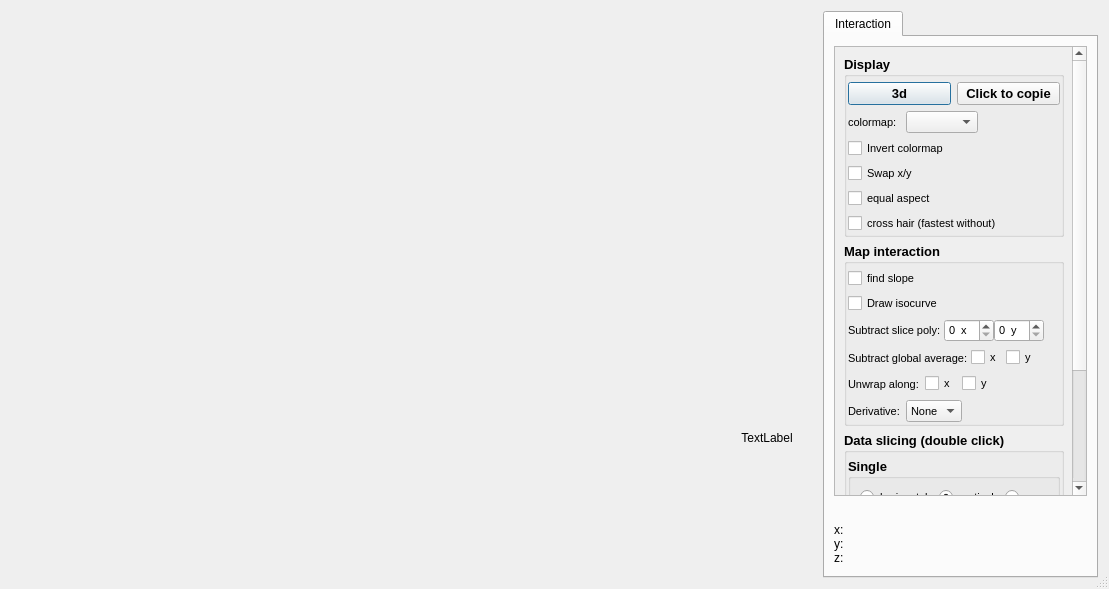
<?xml version="1.0" encoding="UTF-8"?>
<ui version="4.0">
 <class>Dialog</class>
 <widget class="QDialog" name="Dialog">
  <property name="enabled">
   <bool>true</bool>
  </property>
  <property name="geometry">
   <rect>
    <x>0</x>
    <y>0</y>
    <width>1109</width>
    <height>589</height>
   </rect>
  </property>
  <property name="windowTitle">
   <string>Dialog</string>
  </property>
  <property name="sizeGripEnabled">
   <bool>true</bool>
  </property>
  <layout class="QHBoxLayout" name="horizontalLayout_2">
   <item>
    <layout class="QHBoxLayout" name="horizontalLayout">
     <item>
      <widget class="PlotWidget" name="plotWidget" native="true">
       <property name="minimumSize">
        <size>
         <width>700</width>
         <height>0</height>
        </size>
       </property>
       <property name="font">
        <font>
         <weight>50</weight>
         <bold>false</bold>
        </font>
       </property>
      </widget>
     </item>
     <item>
      <layout class="QVBoxLayout" name="verticalLayoutHist">
       <item>
        <widget class="HistogramLUTWidget" name="histWidget" native="true">
         <property name="minimumSize">
          <size>
           <width>100</width>
           <height>0</height>
          </size>
         </property>
         <property name="font">
          <font>
           <weight>50</weight>
           <bold>false</bold>
          </font>
         </property>
        </widget>
       </item>
       <item>
        <widget class="QLabel" name="plot2dzLabel">
         <property name="minimumSize">
          <size>
           <width>100</width>
           <height>0</height>
          </size>
         </property>
         <property name="maximumSize">
          <size>
           <width>80</width>
           <height>16777215</height>
          </size>
         </property>
         <property name="text">
          <string>TextLabel</string>
         </property>
         <property name="scaledContents">
          <bool>false</bool>
         </property>
         <property name="alignment">
          <set>Qt::AlignCenter</set>
         </property>
         <property name="wordWrap">
          <bool>true</bool>
         </property>
        </widget>
       </item>
      </layout>
     </item>
     <item>
      <widget class="QTabWidget" name="tabWidget">
       <property name="minimumSize">
        <size>
         <width>275</width>
         <height>0</height>
        </size>
       </property>
       <property name="maximumSize">
        <size>
         <width>275</width>
         <height>16777215</height>
        </size>
       </property>
       <property name="currentIndex">
        <number>0</number>
       </property>
       <widget class="QWidget" name="tabInteraction">
        <attribute name="title">
         <string>Interaction</string>
        </attribute>
        <layout class="QVBoxLayout" name="verticalLayout_4">
         <item>
          <widget class="QScrollArea" name="scrollArea">
           <property name="horizontalScrollBarPolicy">
            <enum>Qt::ScrollBarAlwaysOff</enum>
           </property>
           <property name="widgetResizable">
            <bool>true</bool>
           </property>
           <widget class="QWidget" name="scrollAreaWidgetContents">
            <property name="geometry">
             <rect>
              <x>0</x>
              <y>0</y>
              <width>232</width>
              <height>567</height>
             </rect>
            </property>
            <layout class="QVBoxLayout" name="verticalLayout_3">
             <item>
              <widget class="QGroupBox" name="groupBoxDisplay">
               <property name="font">
                <font>
                 <pointsize>10</pointsize>
                 <weight>75</weight>
                 <bold>true</bold>
                </font>
               </property>
               <property name="title">
                <string>Display</string>
               </property>
               <layout class="QVBoxLayout" name="verticalLayout">
                <property name="leftMargin">
                 <number>1</number>
                </property>
                <property name="topMargin">
                 <number>5</number>
                </property>
                <property name="rightMargin">
                 <number>1</number>
                </property>
                <property name="bottomMargin">
                 <number>1</number>
                </property>
                <item>
                 <layout class="QHBoxLayout" name="horizontalLayout_12">
                  <item>
                   <widget class="QPushButton" name="pushButton3d">
                    <property name="text">
                     <string>3d</string>
                    </property>
                   </widget>
                  </item>
                  <item>
                   <widget class="QPushButton" name="pushButtonCopy">
                    <property name="text">
                     <string>Click to copie</string>
                    </property>
                   </widget>
                  </item>
                 </layout>
                </item>
                <item>
                 <layout class="QHBoxLayout" name="horizontalLayout_4">
                  <item>
                   <widget class="QLabel" name="label">
                    <property name="minimumSize">
                     <size>
                      <width>0</width>
                      <height>0</height>
                     </size>
                    </property>
                    <property name="font">
                     <font>
                      <pointsize>8</pointsize>
                      <weight>50</weight>
                      <bold>false</bold>
                     </font>
                    </property>
                    <property name="text">
                     <string>colormap: </string>
                    </property>
                   </widget>
                  </item>
                  <item>
                   <widget class="QComboBox" name="comboBoxcm">
                    <property name="minimumSize">
                     <size>
                      <width>0</width>
                      <height>0</height>
                     </size>
                    </property>
                    <property name="font">
                     <font>
                      <pointsize>8</pointsize>
                      <weight>50</weight>
                      <bold>false</bold>
                     </font>
                    </property>
                   </widget>
                  </item>
                  <item>
                   <spacer name="horizontalSpacer_2">
                    <property name="orientation">
                     <enum>Qt::Horizontal</enum>
                    </property>
                    <property name="sizeHint" stdset="0">
                     <size>
                      <width>40</width>
                      <height>20</height>
                     </size>
                    </property>
                   </spacer>
                  </item>
                 </layout>
                </item>
                <item>
                 <widget class="QCheckBox" name="checkBoxInvert">
                  <property name="font">
                   <font>
                    <pointsize>8</pointsize>
                    <weight>50</weight>
                    <bold>false</bold>
                   </font>
                  </property>
                  <property name="text">
                   <string>Invert colormap</string>
                  </property>
                 </widget>
                </item>
                <item>
                 <widget class="QCheckBox" name="checkBoxSwapxy">
                  <property name="font">
                   <font>
                    <pointsize>8</pointsize>
                    <weight>50</weight>
                    <bold>false</bold>
                   </font>
                  </property>
                  <property name="text">
                   <string>Swap x/y</string>
                  </property>
                 </widget>
                </item>
                <item>
                 <widget class="QCheckBox" name="checkBoxAspectEqual">
                  <property name="font">
                   <font>
                    <pointsize>8</pointsize>
                    <weight>50</weight>
                    <bold>false</bold>
                   </font>
                  </property>
                  <property name="text">
                   <string>equal aspect</string>
                  </property>
                 </widget>
                </item>
                <item>
                 <widget class="QCheckBox" name="checkBoxCrossHair">
                  <property name="font">
                   <font>
                    <pointsize>8</pointsize>
                    <weight>50</weight>
                    <bold>false</bold>
                   </font>
                  </property>
                  <property name="text">
                   <string>cross hair (fastest without)</string>
                  </property>
                  <property name="checked">
                   <bool>false</bool>
                  </property>
                 </widget>
                </item>
               </layout>
              </widget>
             </item>
             <item>
              <widget class="QGroupBox" name="groupBoxInteraction">
               <property name="font">
                <font>
                 <pointsize>10</pointsize>
                 <weight>75</weight>
                 <bold>true</bold>
                </font>
               </property>
               <property name="title">
                <string>Map interaction</string>
               </property>
               <layout class="QVBoxLayout" name="verticalLayout_5">
                <property name="leftMargin">
                 <number>1</number>
                </property>
                <property name="topMargin">
                 <number>5</number>
                </property>
                <property name="rightMargin">
                 <number>1</number>
                </property>
                <property name="bottomMargin">
                 <number>1</number>
                </property>
                <item>
                 <layout class="QHBoxLayout" name="horizontalLayoutFindSlope">
                  <item>
                   <widget class="QCheckBox" name="checkBoxFindSlope">
                    <property name="font">
                     <font>
                      <pointsize>8</pointsize>
                      <weight>50</weight>
                      <bold>false</bold>
                     </font>
                    </property>
                    <property name="text">
                     <string>find slope</string>
                    </property>
                   </widget>
                  </item>
                 </layout>
                </item>
                <item>
                 <widget class="QCheckBox" name="checkBoxDrawIsoCurve">
                  <property name="font">
                   <font>
                    <pointsize>8</pointsize>
                    <weight>50</weight>
                    <bold>false</bold>
                   </font>
                  </property>
                  <property name="text">
                   <string>Draw isocurve</string>
                  </property>
                 </widget>
                </item>
                <item>
                 <layout class="QHBoxLayout" name="horizontalLayout_13">
                  <property name="spacing">
                   <number>0</number>
                  </property>
                  <item>
                   <widget class="QLabel" name="label_8">
                    <property name="minimumSize">
                     <size>
                      <width>0</width>
                      <height>0</height>
                     </size>
                    </property>
                    <property name="maximumSize">
                     <size>
                      <width>16777215</width>
                      <height>16777215</height>
                     </size>
                    </property>
                    <property name="font">
                     <font>
                      <pointsize>8</pointsize>
                      <weight>50</weight>
                      <bold>false</bold>
                     </font>
                    </property>
                    <property name="text">
                     <string>Subtract slice poly: </string>
                    </property>
                   </widget>
                  </item>
                  <item>
                   <widget class="QSpinBox" name="spinBoxSubtractPolyX">
                    <property name="maximumSize">
                     <size>
                      <width>50</width>
                      <height>16777215</height>
                     </size>
                    </property>
                    <property name="font">
                     <font>
                      <pointsize>8</pointsize>
                      <weight>50</weight>
                      <bold>false</bold>
                     </font>
                    </property>
                    <property name="suffix">
                     <string>  x</string>
                    </property>
                   </widget>
                  </item>
                  <item>
                   <widget class="QSpinBox" name="spinBoxSubtractPolyY">
                    <property name="maximumSize">
                     <size>
                      <width>50</width>
                      <height>16777215</height>
                     </size>
                    </property>
                    <property name="font">
                     <font>
                      <pointsize>8</pointsize>
                      <weight>50</weight>
                      <bold>false</bold>
                     </font>
                    </property>
                    <property name="suffix">
                     <string>  y</string>
                    </property>
                   </widget>
                  </item>
                  <item>
                   <spacer name="horizontalSpacer_4">
                    <property name="orientation">
                     <enum>Qt::Horizontal</enum>
                    </property>
                    <property name="sizeHint" stdset="0">
                     <size>
                      <width>40</width>
                      <height>20</height>
                     </size>
                    </property>
                   </spacer>
                  </item>
                 </layout>
                </item>
                <item>
                 <layout class="QHBoxLayout" name="horizontalLayout_6">
                  <property name="spacing">
                   <number>0</number>
                  </property>
                  <item>
                   <widget class="QLabel" name="label_7">
                    <property name="minimumSize">
                     <size>
                      <width>0</width>
                      <height>0</height>
                     </size>
                    </property>
                    <property name="maximumSize">
                     <size>
                      <width>16777215</width>
                      <height>16777215</height>
                     </size>
                    </property>
                    <property name="font">
                     <font>
                      <pointsize>8</pointsize>
                      <weight>50</weight>
                      <bold>false</bold>
                     </font>
                    </property>
                    <property name="toolTip">
                     <string>Compute the average of the z values along x/y and remove it from the displayed z.</string>
                    </property>
                    <property name="text">
                     <string>Subtract global average: </string>
                    </property>
                   </widget>
                  </item>
                  <item>
                   <widget class="QCheckBox" name="checkBoxSubtractAverageX">
                    <property name="minimumSize">
                     <size>
                      <width>35</width>
                      <height>0</height>
                     </size>
                    </property>
                    <property name="maximumSize">
                     <size>
                      <width>30</width>
                      <height>16777215</height>
                     </size>
                    </property>
                    <property name="font">
                     <font>
                      <pointsize>8</pointsize>
                      <weight>50</weight>
                      <bold>false</bold>
                     </font>
                    </property>
                    <property name="toolTip">
                     <string>Compute the average of the z values along x/y and remove it from the displayed z.</string>
                    </property>
                    <property name="text">
                     <string>x</string>
                    </property>
                   </widget>
                  </item>
                  <item>
                   <widget class="QCheckBox" name="checkBoxSubtractAverageY">
                    <property name="minimumSize">
                     <size>
                      <width>35</width>
                      <height>0</height>
                     </size>
                    </property>
                    <property name="maximumSize">
                     <size>
                      <width>30</width>
                      <height>16777215</height>
                     </size>
                    </property>
                    <property name="font">
                     <font>
                      <pointsize>8</pointsize>
                      <weight>50</weight>
                      <bold>false</bold>
                     </font>
                    </property>
                    <property name="toolTip">
                     <string>Compute the average of the z values along x/y and remove it from the displayed z.</string>
                    </property>
                    <property name="text">
                     <string>y</string>
                    </property>
                   </widget>
                  </item>
                  <item>
                   <spacer name="horizontalSpacer_3">
                    <property name="orientation">
                     <enum>Qt::Horizontal</enum>
                    </property>
                    <property name="sizeHint" stdset="0">
                     <size>
                      <width>40</width>
                      <height>20</height>
                     </size>
                    </property>
                   </spacer>
                  </item>
                 </layout>
                </item>
                <item>
                 <layout class="QHBoxLayout" name="horizontalLayout_11">
                  <item>
                   <widget class="QLabel" name="label_2">
                    <property name="font">
                     <font>
                      <pointsize>8</pointsize>
                      <weight>50</weight>
                      <bold>false</bold>
                     </font>
                    </property>
                    <property name="text">
                     <string>Unwrap along:</string>
                    </property>
                   </widget>
                  </item>
                  <item>
                   <widget class="QCheckBox" name="checkBoxUnwrapX">
                    <property name="font">
                     <font>
                      <pointsize>8</pointsize>
                      <weight>50</weight>
                      <bold>false</bold>
                     </font>
                    </property>
                    <property name="text">
                     <string>x</string>
                    </property>
                   </widget>
                  </item>
                  <item>
                   <widget class="QCheckBox" name="checkBoxUnwrapY">
                    <property name="font">
                     <font>
                      <pointsize>8</pointsize>
                      <weight>50</weight>
                      <bold>false</bold>
                     </font>
                    </property>
                    <property name="text">
                     <string>y</string>
                    </property>
                   </widget>
                  </item>
                  <item>
                   <spacer name="horizontalSpacer_5">
                    <property name="orientation">
                     <enum>Qt::Horizontal</enum>
                    </property>
                    <property name="sizeHint" stdset="0">
                     <size>
                      <width>40</width>
                      <height>20</height>
                     </size>
                    </property>
                   </spacer>
                  </item>
                 </layout>
                </item>
                <item>
                 <layout class="QHBoxLayout" name="horizontalLayout_7">
                  <item>
                   <widget class="QLabel" name="label_9">
                    <property name="minimumSize">
                     <size>
                      <width>0</width>
                      <height>0</height>
                     </size>
                    </property>
                    <property name="maximumSize">
                     <size>
                      <width>125</width>
                      <height>16777215</height>
                     </size>
                    </property>
                    <property name="font">
                     <font>
                      <pointsize>8</pointsize>
                      <weight>50</weight>
                      <bold>false</bold>
                     </font>
                    </property>
                    <property name="text">
                     <string>Derivative:</string>
                    </property>
                   </widget>
                  </item>
                  <item>
                   <widget class="QComboBox" name="comboBoxDerivative">
                    <property name="font">
                     <font>
                      <pointsize>8</pointsize>
                      <weight>50</weight>
                      <bold>false</bold>
                     </font>
                    </property>
                    <item>
                     <property name="text">
                      <string>None</string>
                     </property>
                    </item>
                   </widget>
                  </item>
                  <item>
                   <spacer name="horizontalSpacer_6">
                    <property name="orientation">
                     <enum>Qt::Horizontal</enum>
                    </property>
                    <property name="sizeHint" stdset="0">
                     <size>
                      <width>40</width>
                      <height>20</height>
                     </size>
                    </property>
                   </spacer>
                  </item>
                 </layout>
                </item>
               </layout>
              </widget>
             </item>
             <item>
              <widget class="QGroupBox" name="groupBoxSlicing">
               <property name="font">
                <font>
                 <pointsize>10</pointsize>
                 <weight>75</weight>
                 <bold>true</bold>
                </font>
               </property>
               <property name="title">
                <string>Data slicing (double click)</string>
               </property>
               <layout class="QVBoxLayout" name="verticalLayout_6">
                <property name="leftMargin">
                 <number>1</number>
                </property>
                <property name="topMargin">
                 <number>5</number>
                </property>
                <property name="rightMargin">
                 <number>1</number>
                </property>
                <property name="bottomMargin">
                 <number>1</number>
                </property>
                <item>
                 <widget class="QGroupBox" name="groupBoxSlicingSingle">
                  <property name="title">
                   <string>Single</string>
                  </property>
                  <layout class="QHBoxLayout" name="horizontalLayout_8">
                   <item>
                    <layout class="QHBoxLayout" name="horizontalLayout_5">
                     <item>
                      <widget class="QRadioButton" name="radioButtonSliceSingleHorizontal">
                       <property name="font">
                        <font>
                         <pointsize>8</pointsize>
                         <weight>50</weight>
                         <bold>false</bold>
                        </font>
                       </property>
                       <property name="text">
                        <string>horizontal</string>
                       </property>
                       <property name="checked">
                        <bool>false</bool>
                       </property>
                       <attribute name="buttonGroup">
                        <string notr="true">buttonGroupSlicing</string>
                       </attribute>
                      </widget>
                     </item>
                     <item>
                      <widget class="QRadioButton" name="radioButtonSliceSingleVertical">
                       <property name="font">
                        <font>
                         <pointsize>8</pointsize>
                         <weight>50</weight>
                         <bold>false</bold>
                        </font>
                       </property>
                       <property name="text">
                        <string>vertical</string>
                       </property>
                       <property name="checked">
                        <bool>true</bool>
                       </property>
                       <attribute name="buttonGroup">
                        <string notr="true">buttonGroupSlicing</string>
                       </attribute>
                      </widget>
                     </item>
                     <item>
                      <widget class="QRadioButton" name="radioButtonSliceSingleAny">
                       <property name="font">
                        <font>
                         <pointsize>8</pointsize>
                         <weight>50</weight>
                         <bold>false</bold>
                        </font>
                       </property>
                       <property name="text">
                        <string>any</string>
                       </property>
                       <attribute name="buttonGroup">
                        <string notr="true">buttonGroupSlicing</string>
                       </attribute>
                      </widget>
                     </item>
                    </layout>
                   </item>
                  </layout>
                 </widget>
                </item>
                <item>
                 <widget class="QGroupBox" name="groupBoxSlicingAveraged">
                  <property name="title">
                   <string>Averaged</string>
                  </property>
                  <layout class="QHBoxLayout" name="horizontalLayout_9">
                   <item>
                    <layout class="QHBoxLayout" name="horizontalLayout_10">
                     <item>
                      <widget class="QRadioButton" name="radioButtonSliceAveragedHorizontal">
                       <property name="font">
                        <font>
                         <pointsize>8</pointsize>
                         <weight>50</weight>
                         <bold>false</bold>
                        </font>
                       </property>
                       <property name="text">
                        <string>horizontal</string>
                       </property>
                       <property name="checked">
                        <bool>false</bool>
                       </property>
                       <attribute name="buttonGroup">
                        <string notr="true">buttonGroupSlicing</string>
                       </attribute>
                      </widget>
                     </item>
                     <item>
                      <widget class="QRadioButton" name="radioButtonSliceAveragedVertical">
                       <property name="font">
                        <font>
                         <pointsize>8</pointsize>
                         <weight>50</weight>
                         <bold>false</bold>
                        </font>
                       </property>
                       <property name="text">
                        <string>vertical</string>
                       </property>
                       <property name="checked">
                        <bool>false</bool>
                       </property>
                       <attribute name="buttonGroup">
                        <string notr="true">buttonGroupSlicing</string>
                       </attribute>
                      </widget>
                     </item>
                    </layout>
                   </item>
                  </layout>
                 </widget>
                </item>
               </layout>
              </widget>
             </item>
             <item>
              <widget class="QGroupBox" name="groupBoxExtraction">
               <property name="font">
                <font>
                 <pointsize>10</pointsize>
                 <weight>75</weight>
                 <bold>true</bold>
                </font>
               </property>
               <property name="title">
                <string>Extraction</string>
               </property>
               <layout class="QVBoxLayout" name="verticalLayout_7">
                <property name="leftMargin">
                 <number>1</number>
                </property>
                <property name="topMargin">
                 <number>5</number>
                </property>
                <property name="rightMargin">
                 <number>1</number>
                </property>
                <property name="bottomMargin">
                 <number>1</number>
                </property>
                <item>
                 <layout class="QHBoxLayout" name="horizontalLayout_3">
                  <item>
                   <widget class="QCheckBox" name="checkBoxMinimum">
                    <property name="font">
                     <font>
                      <pointsize>8</pointsize>
                      <weight>50</weight>
                      <bold>false</bold>
                     </font>
                    </property>
                    <property name="text">
                     <string>minimum</string>
                    </property>
                   </widget>
                  </item>
                  <item>
                   <widget class="QCheckBox" name="checkBoxMaximum">
                    <property name="font">
                     <font>
                      <pointsize>8</pointsize>
                      <weight>50</weight>
                      <bold>false</bold>
                     </font>
                    </property>
                    <property name="text">
                     <string>maximum</string>
                    </property>
                   </widget>
                  </item>
                 </layout>
                </item>
               </layout>
              </widget>
             </item>
            </layout>
           </widget>
          </widget>
         </item>
         <item>
          <layout class="QVBoxLayout" name="verticalLayout_2">
           <item>
            <widget class="QLabel" name="labelLivePlot">
             <property name="text">
              <string/>
             </property>
             <property name="textFormat">
              <enum>Qt::RichText</enum>
             </property>
            </widget>
           </item>
           <item>
            <widget class="QLabel" name="labelCoordinate">
             <property name="minimumSize">
              <size>
               <width>190</width>
               <height>45</height>
              </size>
             </property>
             <property name="maximumSize">
              <size>
               <width>16777215</width>
               <height>16777215</height>
              </size>
             </property>
             <property name="text">
              <string>&lt;html&gt;&lt;head/&gt;&lt;body&gt;&lt;p&gt;x:&lt;br/&gt;y:&lt;br/&gt;z:&lt;/p&gt;&lt;/body&gt;&lt;/html&gt;</string>
             </property>
            </widget>
           </item>
          </layout>
         </item>
        </layout>
       </widget>
      </widget>
     </item>
    </layout>
   </item>
  </layout>
 </widget>
 <customwidgets>
  <customwidget>
   <class>PlotWidget</class>
   <extends>QWidget</extends>
   <header>..ui.plotWidget</header>
   <container>1</container>
  </customwidget>
  <customwidget>
   <class>HistogramLUTWidget</class>
   <extends>QWidget</extends>
   <header>.histogramLUTWidget</header>
   <container>1</container>
  </customwidget>
 </customwidgets>
 <resources/>
 <connections/>
 <buttongroups>
  <buttongroup name="buttonGroupSlicing"/>
 </buttongroups>
</ui>
